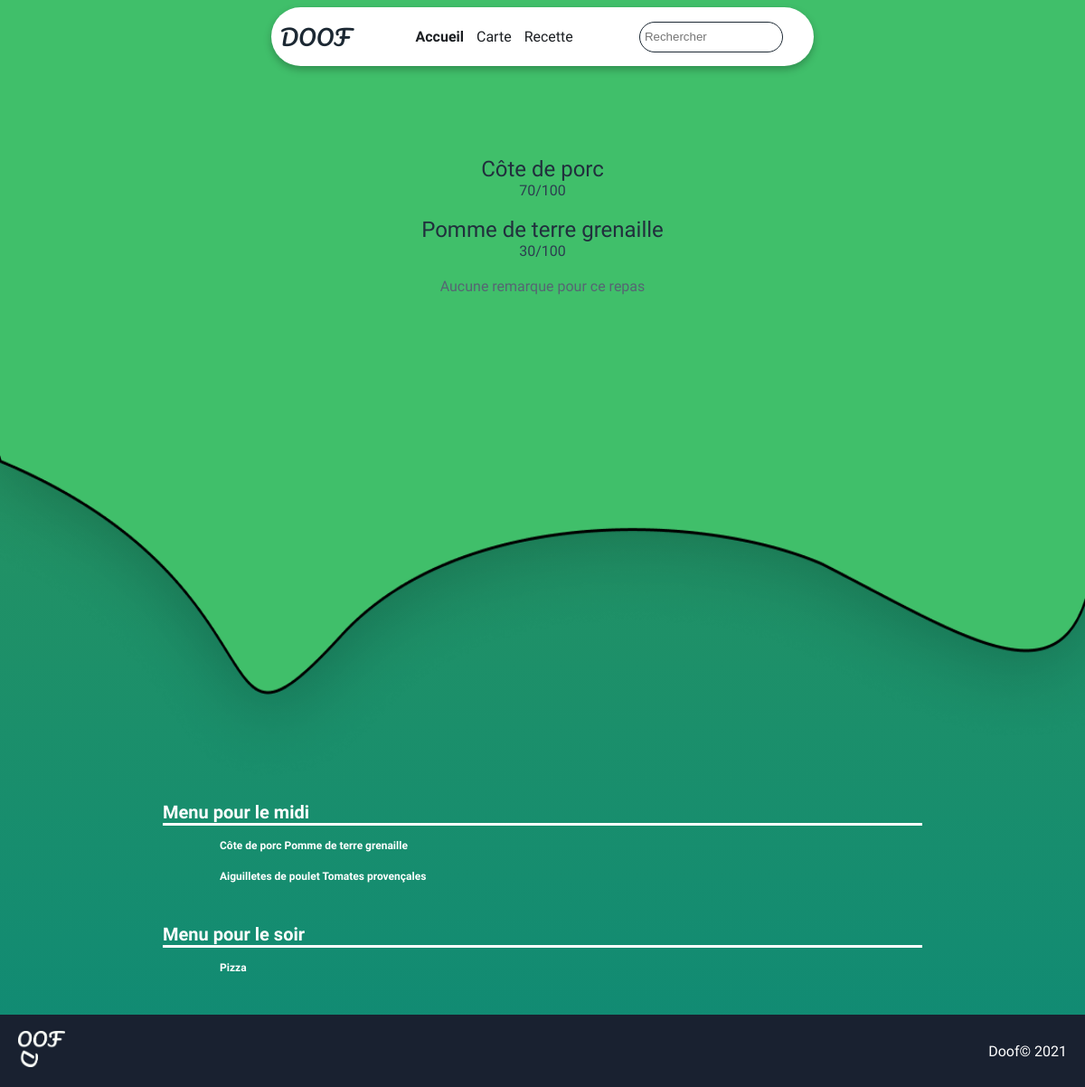
/carte/2/, run on an earlier commit of the app's database.
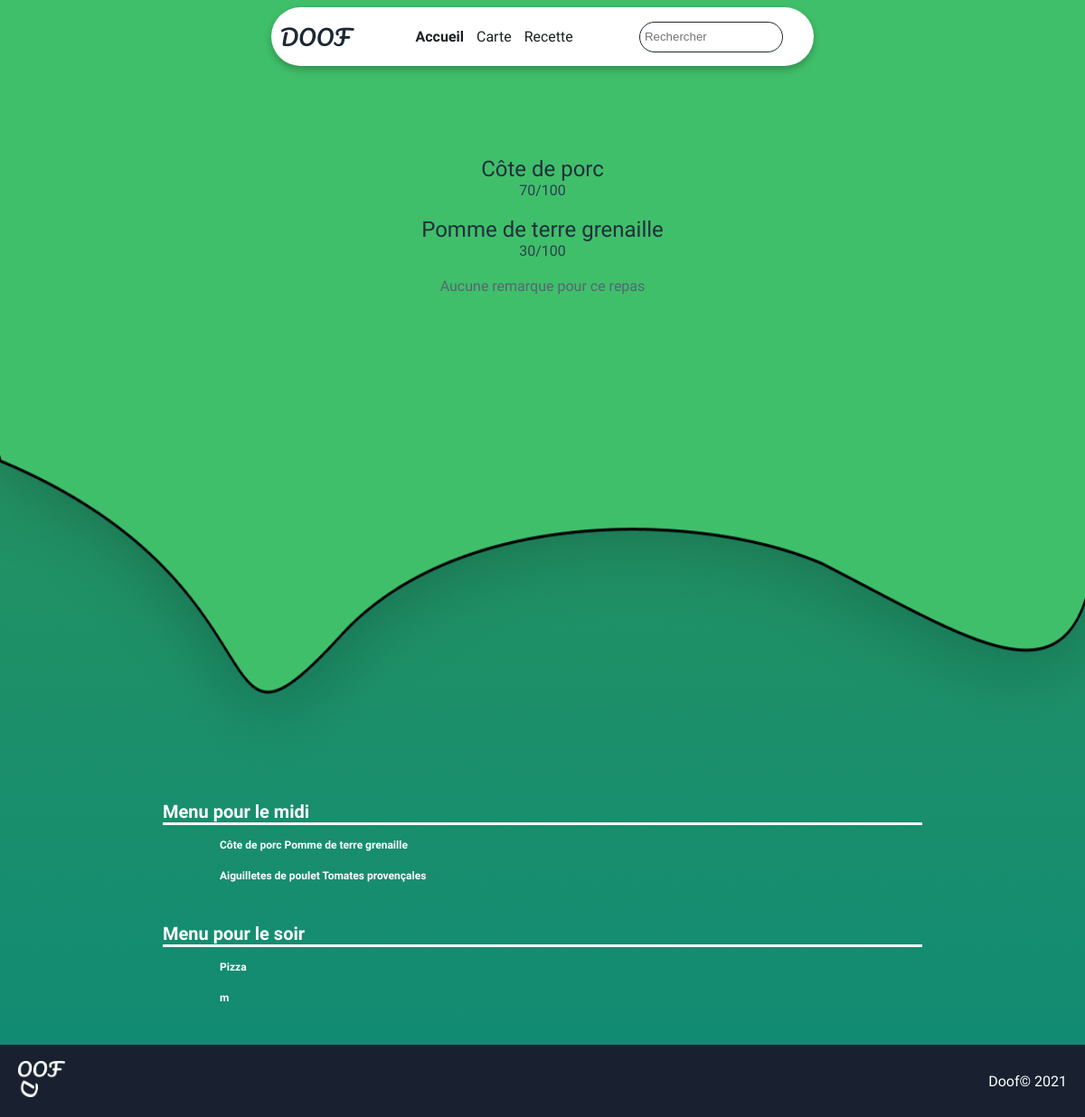
And on a later commit of the database.
### menu/models.py (models this page shows)
class menu(models.Model):
    aliment1 = models.CharField(max_length=30)
    nutriscore1 = models.IntegerField(default=-1)
    aliment2 = models.CharField(max_length=30, default="None")
    nutriscore2 = models.IntegerField(default=-1)
    midi = models.BooleanField()
    commentaire = models.CharField(max_length=280, default="None")
    def __str__(self):
        if self.aliment2 != 'None':
            return self.aliment1 + ' ' +self.aliment2
        return self.aliment1

### menu/views.py (the view)
# urls.py: path("carte/<int:n>/", views.spec, name="spec"),
def spec(request, n):
    try:
        menus_midi = menu.objects.all().filter(midi=True)
        menus_soir = menu.objects.all().filter(midi=False)
        m = menu.objects.filter(id=n)[0]
        print(m)
        return render(request, "menu/spec.html", {
            "al1": m.aliment1,
            "al2": m.aliment2,
            "nutr1": m.nutriscore1,
            "nutr2": m.nutriscore2,
            "com": m.commentaire,
            "liste_menu_midi": menus_midi,
            "liste_menu_soir": menus_soir,
        })
    except:
        return HttpResponseRedirect(reverse("tous"))

### menu/templates/menu/spec.html (shortened to what this page needs)
{% extends "menu/layout.html" %}
{% load static %}
{% block body %}
<img id="back" src="{% static 'img/Separation.png' %}" alt="Fond">
<div id="spec">
    <p id="al">{{al1}}</p>
    <p id="nt"><span>{% if nutr1 != -1 %}{{nutr1}}</span>/100{% endif %}</p>
    <p id="al">{% if al2 != 'None' %}{{al2}}{% endif %}</p>
    <p id="nt"><span >{% if nutr2 != -1 %}{{nutr2}}</span>/100{% endif %}</p>
    <p id="com">{% if com != 'None' %}{{com}}{% else %}<span id="rien">Aucune remarque pour ce repas</span> {% endif %}</p>
</div>
<div id="cat">
    <div onclick="Show('#midiUL')" id="titre">Menu pour le midi</div>
    <div id="midiUL" class="list">
        {% for m in liste_menu_midi %}
        <a id="el" href={% url 'spec' m.id %}>{{m.aliment1}} {% if m.aliment2 != 'None' %}{{m.aliment2}}{% endif %}</a>
        {% endfor %}
    </div>
</div>
<div id="cat">
    <div onclick="Show('#soirUL')" id="titre">Menu pour le soir</div>
    <div id="soirUL" class="list">
        {% for m in liste_menu_soir %}
        <a id="el" href={% url 'spec' m.id %}>{{m.aliment1}} {% if m.aliment2 != 'None' %}{{m.aliment2}}{% endif %}</a>
        {% endfor %}
    </div>
</div>
{% endblock body %}

### menu/templates/menu/layout.html (shortened to what this page needs)
{% load static %}
<!DOCTYPE html>
<html lang="fr" dir="ltr">
<head>
    <link rel="stylesheet" href="{% static 'css/navigation.css' %}">
    <link rel="stylesheet" href="{% static 'css/main.css' %}">
    <link rel="stylesheet" href="{% static 'css/tous.css' %}">
</head>
<body>
    <div id="nav">
        <a href="{% url 'index' %}" id="doof">DOOF</a>
        <div id="link">
            <a id="lienActif" href="{% url 'index' %}">Accueil</a>
            <a id="lien" href="{% url 'tous' %}">Carte</a>
            <a id="lien" href="{% url 'recette' %}">Recette</a>
        </div>
        <form id="searchForm" autocomplete="off" action="{% url 'recherche' %}" method="POST">
            <div id="divSearch">
                <input placeholder="Rechercher" name="r" id="search" type="text">
            </div>
        </form>
    </div>
    <div id="container">
        {% block body %}{% endblock body %}
    </div>
<div id="foot">
    <div id="logo"> <img src="{% static 'img/LogoBlanc.png' %}" id="logoImg" alt="logo"></div>
    <div id="copy">Doof© 2021</div>
</div>
</body>
</html>

### menu/static/css/navigation.css (style rules this page uses)
html { margin: 0; padding: 0; border: none; }
body { overflow-x: hidden; font-family: 'Comfortaa'; display: flex; flex-direction: column; background: linear-gradient(180deg, #339956 0%, #0F8A75 100%); background-attachment: scroll; margin: 0; min-height: 100vh; }
#nav { z-index: 2; display: flex; background-color:white; width: 50vw; box-shadow: 0px 4px 8px rgba(0, 0, 0, 0.25); border-radius: 50px; height: 65px; margin-top: 8px; margin-left: auto; margin-right: auto; }
#doof { font-family: 'Pacifico',cursive; font-size: 24px; margin: auto; margin-left: 10px; color: #1C2833; text-decoration: none; }
#link { margin: auto; }
#lien { font-size: 16px; color: #1C1F23; text-decoration: none; margin: 5px; }
#lienActif { font-size: 16px; font-weight: 900; color: #1C1F23; text-decoration: none; margin: 5px; }
#search { margin: auto; background-color: white; width: 150px; border-radius: 20px; border:solid 1px #1C2833; height: 30px; padding-left: 5px; color: #2C3E50; }
#divSearch { margin: auto; display: flex; }
#searchForm { display: flex; margin: auto; }
#foot { display: flex; flex-direction: row; background-color: rgb(25, 33, 48); width: 100vw; height:80px; color: white; margin-top: auto; }
#logo { margin: auto; margin-left: 20px; }
#logoImg { height: 40px; }
#copy { margin: auto; margin-right: 20px; }

### menu/static/css/main.css (style rules this page uses)
#back { z-index: -1; position: absolute; top: 0; left: 0; width: 100%; height: 110vh; }
#container { margin-left: auto; margin-right: auto; max-width: 90vw; margin-top: 100px; }
p { width: 300px; font-size: 16px; margin-top: 0; margin-left: 2px; }

### menu/static/css/tous.css (style rules this page uses)
#cat { color: white; font-weight: bold; font-size: 20px; width: 70vw; margin-bottom: 30px; cursor: pointer; margin-left: auto; margin-right: auto; }
#titre { width: 70vw; border-bottom: solid white; }
#midiUL { display: flex; flex-direction: column; font-size: 12px; width: 66vw; padding: 5px; margin-left: 4vw; margin-right: auto; }
#soirUL { display: flex; flex-direction: column; font-size: 12px; width: 66vw; padding: 5px; margin-left: 4vw; margin-right: auto; }
#el { text-decoration: none; color: white; cursor: pointer; margin: 10px; width: 100%; }
#spec { display: flex; flex-direction: column; margin-left: auto; margin-right: auto; margin-bottom: 70vh; text-align: center; }
#al { color: #212F3D; width: 90vw; font-size: 24px; margin: auto; }
#nt { margin: auto; font-size: 16px; margin-bottom: 20px; color: #2C3E50; }
#com { color: #212F3D; margin: auto; }
#rien { color:#566573 ; }

What changed in the data, as far as the page shows it:
added menu: aliment1 "m"
